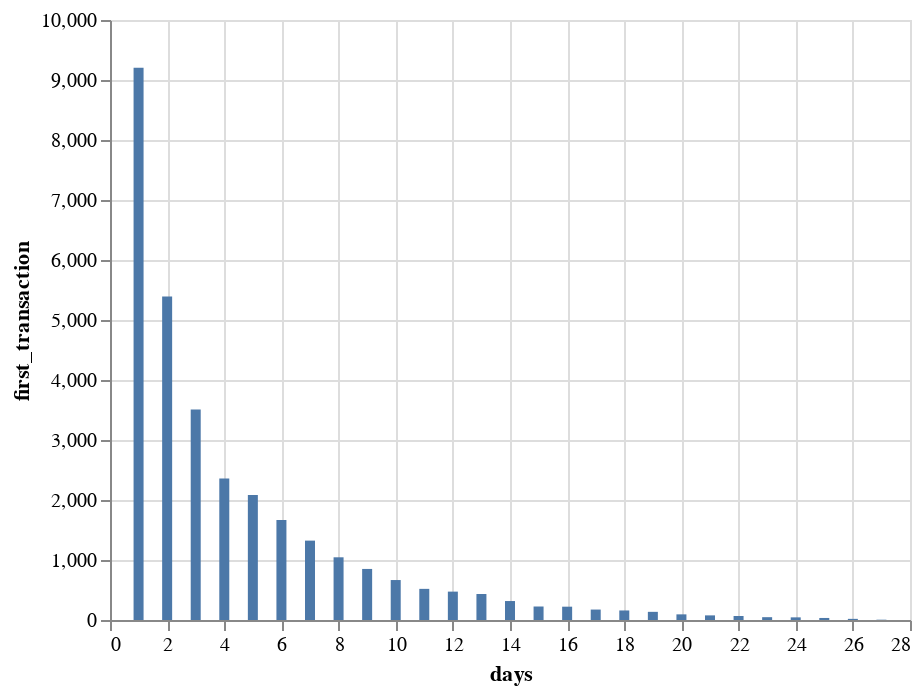

Notebook code for this chart:
### Markdown cell above
## 7. Days passed between registration and first transaction

<p>There is a similarity between the distribution of amount and users registered. The peak of coins spent can be related to an increase of users registered during the third week. Let's plot how many days pass between the registration and the first transaction.</p>

### Code cell
# Filtering the first transaction of each user
transactions = df.loc[df.groupby('user_id')['event_time'].idxmin()]
# Counting the days between the registration and the first transaction 
transactions['days'] = (df['event_time'] - df['user_creation_time']).dt.days
# Counting the amount of transactions grouped by the days passed
transactions = transactions.groupby('days')['user_id'].count().reset_index(name = 'first_transaction')

# Plotting the amount of first transactions by the days passed
alt.Chart(transactions).transform_filter(
    'datum.days > 0'
).mark_bar().encode(
    x='days',
    y='first_transaction'
)

### Figure 1 — Vega-Lite specification as saved in the notebook (floating-point values rounded to 4 significant figures)
{"config": {"view": {"continuousWidth": 400, "continuousHeight": 300}}, "data": {"name": "data-881c2e7335ffffa78b0d227060f73003"}, "mark": "bar", "encoding": {"x": {"field": "days", "type": "quantitative"}, "y": {"field": "first_transaction", "type": "quantitative"}}, "transform": [{"filter": "datum.days > 0"}], "$schema": "https://vega.github.io/schema/vega-lite/v4.17.0.json", "datasets": {"data-881c2e7335ffffa78b0d227060f73003": [{"days": -4, "first_transaction": 1}, {"days": -1, "first_transaction": 4}, {"days": 0, "first_transaction": 64240}, {"days": 1, "first_transaction": 9204}, {"days": 2, "first_transaction": 5393}, {"days": 3, "first_transaction": 3510}, {"days": 4, "first_transaction": 2358}, {"days": 5, "first_transaction": 2082}, {"days": 6, "first_transaction": 1667}, {"days": 7, "first_transaction": 1323}, {"days": 8, "first_transaction": 1045}, {"days": 9, "first_transaction": 851}, {"days": 10, "first_transaction": 666}, {"days": 11, "first_transaction": 519}, {"days": 12, "first_transaction": 473}, {"days": 13, "first_transaction": 433}, {"days": 14, "first_transaction": 316}, {"days": 15, "first_transaction": 225}, {"days": 16, "first_transaction": 222}, {"days": 17, "first_transaction": 174}, {"days": 18, "first_transaction": 159}, {"days": 19, "first_transaction": 136}, {"days": 20, "first_transaction": 94}, {"days": 21, "first_transaction": 77}, {"days": 22, "first_transaction": 67}, {"days": 23, "first_transaction": 47}, {"days": 24, "first_transaction": 44}, {"days": 25, "first_transaction": 34}, {"days": 26, "first_transaction": 19}, {"days": 27, "first_transaction": 5}]}}
